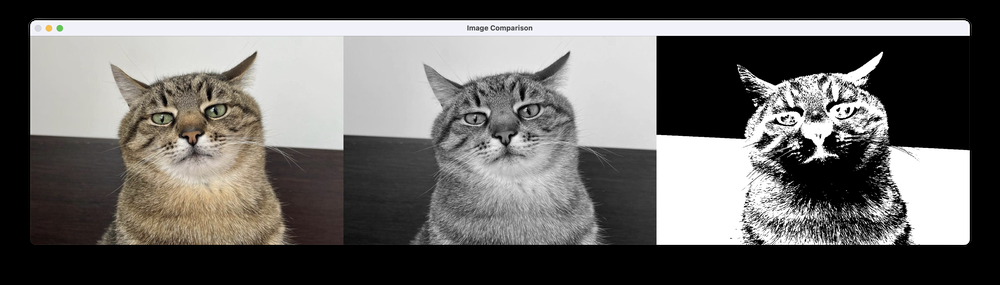
#> input picture Компʼютерна_графіка/5/program_filter_1.png, 1000 x 285 px, shrunk from 3680 x 1048 before the run
$ python -i main.py   (imports and definitions only)
#> lines starting #> are read from the running program, lines starting #| are printed output that depends on the picture
from tkinter import *
from tkinter import filedialog

import cv2
import numpy as np


def apply_filter(image, filter_type):
    if filter_type == "Чорно-білий":
        return cv2.cvtColor(image, cv2.COLOR_BGR2GRAY)
    elif filter_type == "Сепія":
        kernel = np.array(
            [[0.393, 0.769, 0.189], [0.349, 0.686, 0.168], [0.272, 0.534, 0.131]]
        )
        return cv2.filter2D(image, -1, kernel)
    elif filter_type == "Негатив":
        return cv2.bitwise_not(image)
    else:
        return image


def segment_image(image):
    if len(image.shape) == 3:  # Перевіряємо, чи є зображення кольоровим
        gray = cv2.cvtColor(image, cv2.COLOR_BGR2GRAY)
    else:
        gray = image
    _, binary = cv2.threshold(gray, 0, 255, cv2.THRESH_BINARY_INV + cv2.THRESH_OTSU)
    return binary


def open_image():
    file_path = filedialog.askopenfilename()
#> the answer given: program_filter_1.png
    image = cv2.imread(file_path)
#> image is the input picture: shape (285, 1000, 3); mean B, G, R 100.5, 102.6, 104.4
    cv2.imshow("Image Comparison", np.hstack([image, image, image]))
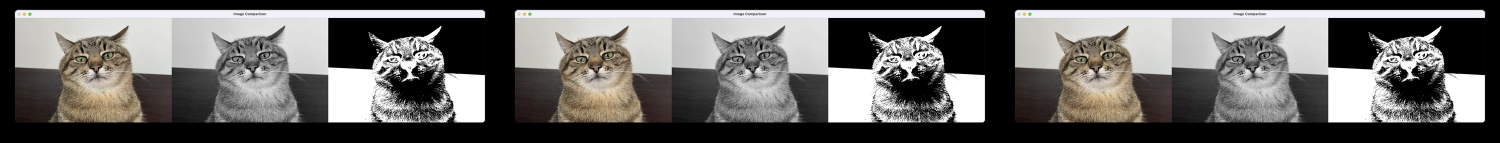
#> window 'Image Comparison': shape (285, 3000, 3) (shown at 1/2 size); mean B, G, R 100.5, 102.6, 104.4

#> (the run stopped early here; a loop or call above may not have finished)

$ run again, with Компʼютерна_графіка/5/program_filter_3.png copied over Компʼютерна_графіка/5/program_filter_1.png
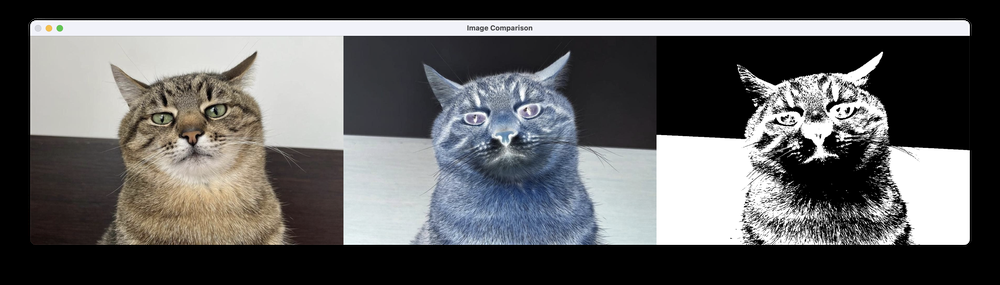
#> input picture Компʼютерна_графіка/5/program_filter_3.png, 1000 x 285 px, shrunk from 3680 x 1048 before the run
#> in open_image, image is the input picture: shape (285, 1000, 3); mean B, G, R 96.8, 96.5, 96.5
#> in open_image, `cv2.imshow("Image Comparison", np.hstack([image, image, image]))`:
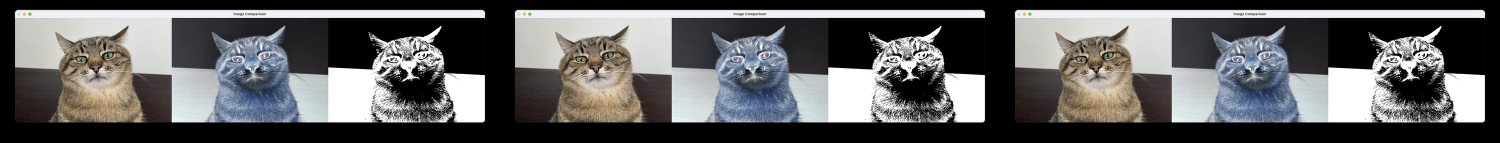
#> window 'Image Comparison': shape (285, 3000, 3) (shown at 1/2 size); mean B, G, R 96.8, 96.5, 96.5

$ run again, with Компʼютерна_графіка/5/program_main.png copied over Компʼютерна_графіка/5/program_filter_1.png
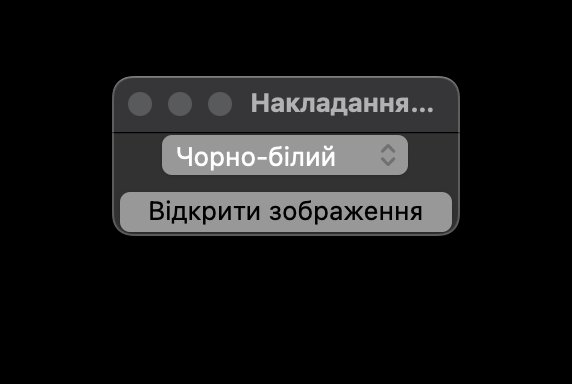
#> input picture Компʼютерна_графіка/5/program_main.png, 572 x 384 px
#> in open_image, image is the input picture: shape (384, 572, 3); mean B, G, R 24.4, 24.3, 24.3
#> in open_image, `cv2.imshow("Image Comparison", np.hstack([image, image, image]))`:
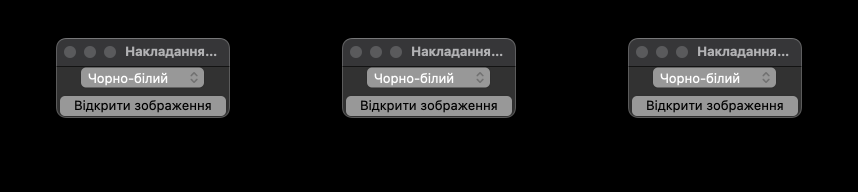
#> window 'Image Comparison': shape (384, 1716, 3) (shown at 1/2 size); mean B, G, R 24.4, 24.3, 24.3
